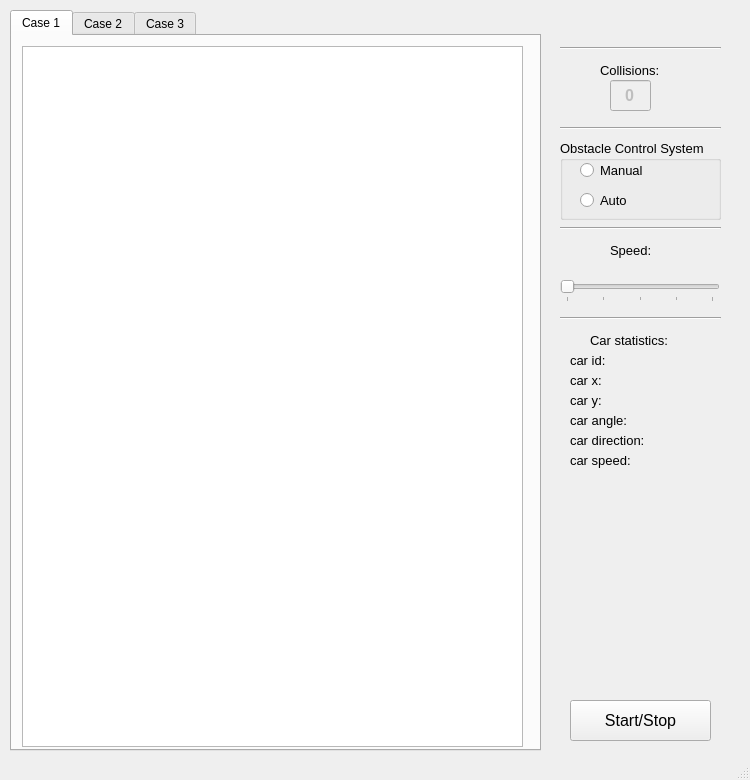
<?xml version="1.0" encoding="UTF-8"?>
<ui version="4.0">
 <class>MainWindow</class>
 <widget class="QMainWindow" name="MainWindow">
  <property name="geometry">
   <rect>
    <x>0</x>
    <y>0</y>
    <width>750</width>
    <height>780</height>
   </rect>
  </property>
  <property name="minimumSize">
   <size>
    <width>750</width>
    <height>780</height>
   </size>
  </property>
  <property name="maximumSize">
   <size>
    <width>750</width>
    <height>780</height>
   </size>
  </property>
  <property name="windowTitle">
   <string>MainWindow</string>
  </property>
  <widget class="QWidget" name="centralwidget">
   <widget class="QGroupBox" name="groupBox_OCS">
    <property name="geometry">
     <rect>
      <x>560</x>
      <y>140</y>
      <width>161</width>
      <height>80</height>
     </rect>
    </property>
    <property name="font">
     <font>
      <pointsize>10</pointsize>
     </font>
    </property>
    <property name="title">
     <string>Obstacle Control System</string>
    </property>
    <widget class="QRadioButton" name="radioButton_manual">
     <property name="geometry">
      <rect>
       <x>20</x>
       <y>20</y>
       <width>95</width>
       <height>20</height>
      </rect>
     </property>
     <property name="text">
      <string>Manual</string>
     </property>
    </widget>
    <widget class="QRadioButton" name="radioButton_auto">
     <property name="geometry">
      <rect>
       <x>20</x>
       <y>50</y>
       <width>95</width>
       <height>20</height>
      </rect>
     </property>
     <property name="text">
      <string>Auto</string>
     </property>
    </widget>
   </widget>
   <widget class="QLabel" name="label_collisions_title">
    <property name="geometry">
     <rect>
      <x>600</x>
      <y>60</y>
      <width>58</width>
      <height>21</height>
     </rect>
    </property>
    <property name="font">
     <font>
      <pointsize>10</pointsize>
     </font>
    </property>
    <property name="text">
     <string>Collisions:</string>
    </property>
   </widget>
   <widget class="QTabWidget" name="tabWidget">
    <property name="geometry">
     <rect>
      <x>10</x>
      <y>10</y>
      <width>531</width>
      <height>741</height>
     </rect>
    </property>
    <property name="currentIndex">
     <number>0</number>
    </property>
    <widget class="QWidget" name="tab_1">
     <attribute name="title">
      <string>Case 1</string>
     </attribute>
     <widget class="QGraphicsView" name="view1">
      <property name="enabled">
       <bool>true</bool>
      </property>
      <property name="geometry">
       <rect>
        <x>10</x>
        <y>10</y>
        <width>501</width>
        <height>701</height>
       </rect>
      </property>
     </widget>
    </widget>
    <widget class="QWidget" name="tab_2">
     <attribute name="title">
      <string>Case 2</string>
     </attribute>
     <widget class="QGraphicsView" name="view2">
      <property name="geometry">
       <rect>
        <x>10</x>
        <y>10</y>
        <width>501</width>
        <height>701</height>
       </rect>
      </property>
     </widget>
    </widget>
    <widget class="QWidget" name="tab_3">
     <attribute name="title">
      <string>Case 3</string>
     </attribute>
     <widget class="QGraphicsView" name="view3">
      <property name="geometry">
       <rect>
        <x>10</x>
        <y>10</y>
        <width>501</width>
        <height>701</height>
       </rect>
      </property>
     </widget>
    </widget>
   </widget>
   <widget class="QLineEdit" name="lineEdit_collisions">
    <property name="enabled">
     <bool>false</bool>
    </property>
    <property name="geometry">
     <rect>
      <x>610</x>
      <y>80</y>
      <width>41</width>
      <height>31</height>
     </rect>
    </property>
    <property name="font">
     <font>
      <family>Arial</family>
      <pointsize>12</pointsize>
      <weight>75</weight>
      <bold>true</bold>
     </font>
    </property>
    <property name="text">
     <string>0</string>
    </property>
    <property name="frame">
     <bool>true</bool>
    </property>
    <property name="alignment">
     <set>Qt::AlignCenter</set>
    </property>
    <property name="clearButtonEnabled">
     <bool>false</bool>
    </property>
   </widget>
   <widget class="QPushButton" name="pushButton_startStop">
    <property name="geometry">
     <rect>
      <x>570</x>
      <y>700</y>
      <width>141</width>
      <height>41</height>
     </rect>
    </property>
    <property name="font">
     <font>
      <family>Arial</family>
      <pointsize>12</pointsize>
     </font>
    </property>
    <property name="text">
     <string>Start/Stop</string>
    </property>
   </widget>
   <widget class="Line" name="line">
    <property name="geometry">
     <rect>
      <x>560</x>
      <y>120</y>
      <width>161</width>
      <height>16</height>
     </rect>
    </property>
    <property name="orientation">
     <enum>Qt::Horizontal</enum>
    </property>
   </widget>
   <widget class="Line" name="line_2">
    <property name="geometry">
     <rect>
      <x>560</x>
      <y>220</y>
      <width>161</width>
      <height>16</height>
     </rect>
    </property>
    <property name="orientation">
     <enum>Qt::Horizontal</enum>
    </property>
   </widget>
   <widget class="Line" name="line_3">
    <property name="geometry">
     <rect>
      <x>560</x>
      <y>40</y>
      <width>161</width>
      <height>16</height>
     </rect>
    </property>
    <property name="orientation">
     <enum>Qt::Horizontal</enum>
    </property>
   </widget>
   <widget class="QSlider" name="horizontalSlider_speed">
    <property name="geometry">
     <rect>
      <x>560</x>
      <y>280</y>
      <width>160</width>
      <height>22</height>
     </rect>
    </property>
    <property name="maximum">
     <number>4</number>
    </property>
    <property name="pageStep">
     <number>1</number>
    </property>
    <property name="tracking">
     <bool>true</bool>
    </property>
    <property name="orientation">
     <enum>Qt::Horizontal</enum>
    </property>
    <property name="tickPosition">
     <enum>QSlider::TicksBelow</enum>
    </property>
   </widget>
   <widget class="QLabel" name="label_speed">
    <property name="geometry">
     <rect>
      <x>610</x>
      <y>240</y>
      <width>51</width>
      <height>21</height>
     </rect>
    </property>
    <property name="font">
     <font>
      <family>Arial</family>
      <pointsize>10</pointsize>
     </font>
    </property>
    <property name="text">
     <string>Speed:</string>
    </property>
   </widget>
   <widget class="Line" name="line_4">
    <property name="geometry">
     <rect>
      <x>560</x>
      <y>310</y>
      <width>161</width>
      <height>16</height>
     </rect>
    </property>
    <property name="orientation">
     <enum>Qt::Horizontal</enum>
    </property>
   </widget>
   <widget class="QLabel" name="label_car_statistic">
    <property name="geometry">
     <rect>
      <x>590</x>
      <y>330</y>
      <width>91</width>
      <height>21</height>
     </rect>
    </property>
    <property name="minimumSize">
     <size>
      <width>71</width>
      <height>16</height>
     </size>
    </property>
    <property name="font">
     <font>
      <family>Arial</family>
      <pointsize>10</pointsize>
     </font>
    </property>
    <property name="text">
     <string>Car statistics:</string>
    </property>
   </widget>
   <widget class="QLabel" name="label_carId">
    <property name="geometry">
     <rect>
      <x>570</x>
      <y>350</y>
      <width>41</width>
      <height>21</height>
     </rect>
    </property>
    <property name="minimumSize">
     <size>
      <width>0</width>
      <height>0</height>
     </size>
    </property>
    <property name="font">
     <font>
      <family>Arial</family>
      <pointsize>10</pointsize>
     </font>
    </property>
    <property name="text">
     <string>car id:</string>
    </property>
   </widget>
   <widget class="QLabel" name="label_carX">
    <property name="geometry">
     <rect>
      <x>570</x>
      <y>370</y>
      <width>41</width>
      <height>21</height>
     </rect>
    </property>
    <property name="minimumSize">
     <size>
      <width>0</width>
      <height>0</height>
     </size>
    </property>
    <property name="font">
     <font>
      <family>Arial</family>
      <pointsize>10</pointsize>
     </font>
    </property>
    <property name="text">
     <string>car x:</string>
    </property>
   </widget>
   <widget class="QLabel" name="label_carY">
    <property name="geometry">
     <rect>
      <x>570</x>
      <y>390</y>
      <width>41</width>
      <height>21</height>
     </rect>
    </property>
    <property name="minimumSize">
     <size>
      <width>0</width>
      <height>0</height>
     </size>
    </property>
    <property name="font">
     <font>
      <family>Arial</family>
      <pointsize>10</pointsize>
     </font>
    </property>
    <property name="text">
     <string>car y:</string>
    </property>
   </widget>
   <widget class="QLabel" name="label_carAngle">
    <property name="geometry">
     <rect>
      <x>570</x>
      <y>410</y>
      <width>61</width>
      <height>21</height>
     </rect>
    </property>
    <property name="minimumSize">
     <size>
      <width>0</width>
      <height>0</height>
     </size>
    </property>
    <property name="font">
     <font>
      <family>Arial</family>
      <pointsize>10</pointsize>
     </font>
    </property>
    <property name="text">
     <string>car angle:</string>
    </property>
   </widget>
   <widget class="QLabel" name="label_carId_value">
    <property name="geometry">
     <rect>
      <x>660</x>
      <y>350</y>
      <width>41</width>
      <height>21</height>
     </rect>
    </property>
    <property name="minimumSize">
     <size>
      <width>0</width>
      <height>0</height>
     </size>
    </property>
    <property name="font">
     <font>
      <family>Arial</family>
      <pointsize>10</pointsize>
     </font>
    </property>
    <property name="text">
     <string/>
    </property>
   </widget>
   <widget class="QLabel" name="label_carX_value">
    <property name="geometry">
     <rect>
      <x>660</x>
      <y>370</y>
      <width>41</width>
      <height>21</height>
     </rect>
    </property>
    <property name="minimumSize">
     <size>
      <width>0</width>
      <height>0</height>
     </size>
    </property>
    <property name="font">
     <font>
      <family>Arial</family>
      <pointsize>10</pointsize>
     </font>
    </property>
    <property name="text">
     <string/>
    </property>
   </widget>
   <widget class="QLabel" name="label_carY_value">
    <property name="geometry">
     <rect>
      <x>660</x>
      <y>390</y>
      <width>41</width>
      <height>21</height>
     </rect>
    </property>
    <property name="minimumSize">
     <size>
      <width>0</width>
      <height>0</height>
     </size>
    </property>
    <property name="font">
     <font>
      <family>Arial</family>
      <pointsize>10</pointsize>
     </font>
    </property>
    <property name="text">
     <string/>
    </property>
   </widget>
   <widget class="QLabel" name="label_carAngle_value">
    <property name="geometry">
     <rect>
      <x>660</x>
      <y>410</y>
      <width>61</width>
      <height>21</height>
     </rect>
    </property>
    <property name="minimumSize">
     <size>
      <width>0</width>
      <height>0</height>
     </size>
    </property>
    <property name="font">
     <font>
      <family>Arial</family>
      <pointsize>10</pointsize>
     </font>
    </property>
    <property name="text">
     <string/>
    </property>
   </widget>
   <widget class="QLabel" name="label_carDirection_value">
    <property name="geometry">
     <rect>
      <x>660</x>
      <y>430</y>
      <width>61</width>
      <height>21</height>
     </rect>
    </property>
    <property name="minimumSize">
     <size>
      <width>0</width>
      <height>0</height>
     </size>
    </property>
    <property name="font">
     <font>
      <family>Arial</family>
      <pointsize>10</pointsize>
     </font>
    </property>
    <property name="text">
     <string/>
    </property>
   </widget>
   <widget class="QLabel" name="label_carDirection">
    <property name="geometry">
     <rect>
      <x>570</x>
      <y>430</y>
      <width>81</width>
      <height>21</height>
     </rect>
    </property>
    <property name="minimumSize">
     <size>
      <width>0</width>
      <height>0</height>
     </size>
    </property>
    <property name="font">
     <font>
      <family>Arial</family>
      <pointsize>10</pointsize>
     </font>
    </property>
    <property name="text">
     <string>car direction:</string>
    </property>
   </widget>
   <widget class="QLabel" name="label_carSpeed_value">
    <property name="geometry">
     <rect>
      <x>660</x>
      <y>450</y>
      <width>61</width>
      <height>21</height>
     </rect>
    </property>
    <property name="minimumSize">
     <size>
      <width>0</width>
      <height>0</height>
     </size>
    </property>
    <property name="font">
     <font>
      <family>Arial</family>
      <pointsize>10</pointsize>
     </font>
    </property>
    <property name="text">
     <string/>
    </property>
   </widget>
   <widget class="QLabel" name="label_carSpeed">
    <property name="geometry">
     <rect>
      <x>570</x>
      <y>450</y>
      <width>81</width>
      <height>21</height>
     </rect>
    </property>
    <property name="minimumSize">
     <size>
      <width>0</width>
      <height>0</height>
     </size>
    </property>
    <property name="font">
     <font>
      <family>Arial</family>
      <pointsize>10</pointsize>
     </font>
    </property>
    <property name="text">
     <string>car speed:</string>
    </property>
   </widget>
  </widget>
  <widget class="QMenuBar" name="menubar">
   <property name="geometry">
    <rect>
     <x>0</x>
     <y>0</y>
     <width>750</width>
     <height>21</height>
    </rect>
   </property>
  </widget>
  <widget class="QStatusBar" name="statusbar"/>
 </widget>
 <resources/>
 <connections/>
</ui>
